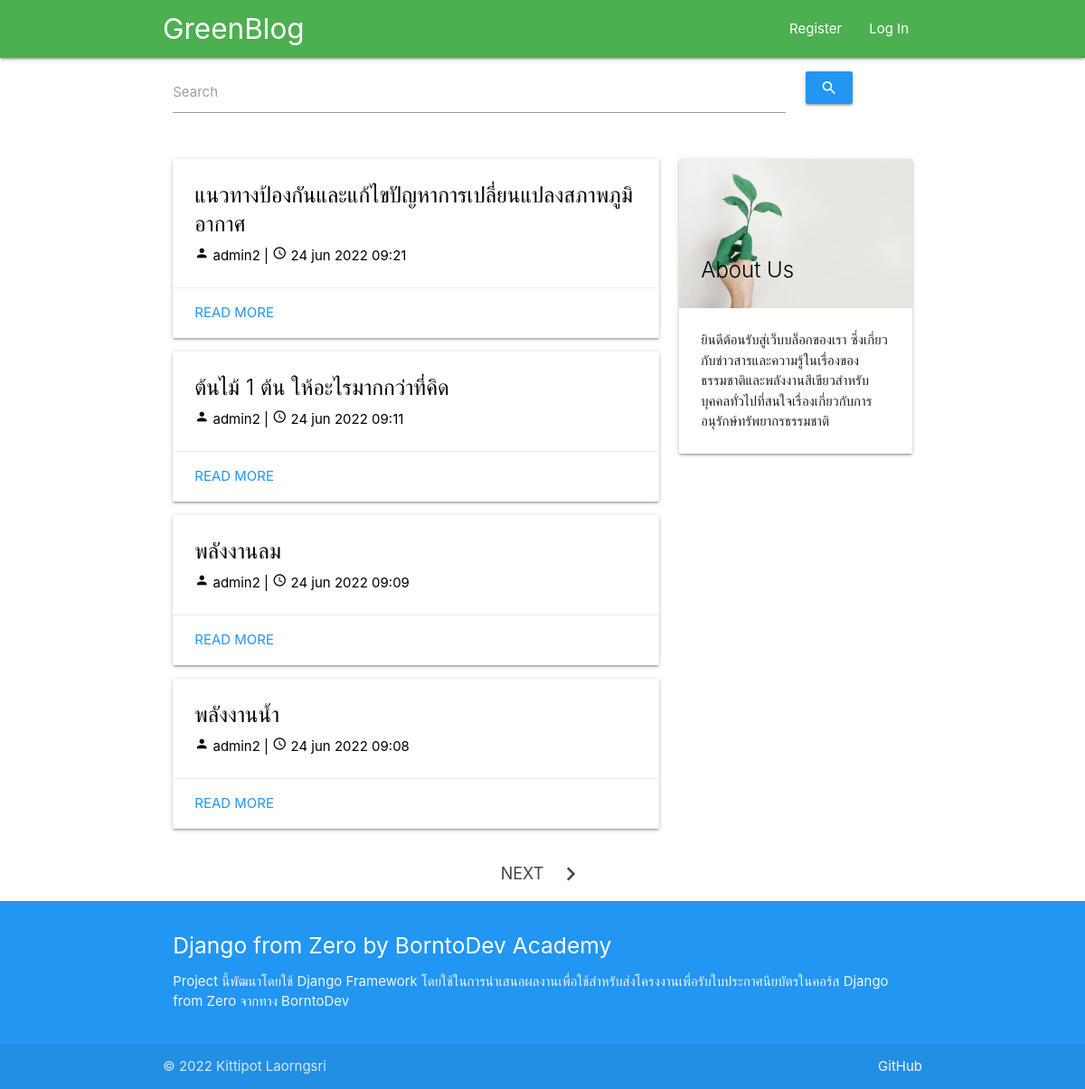
Before: / with the older database file.
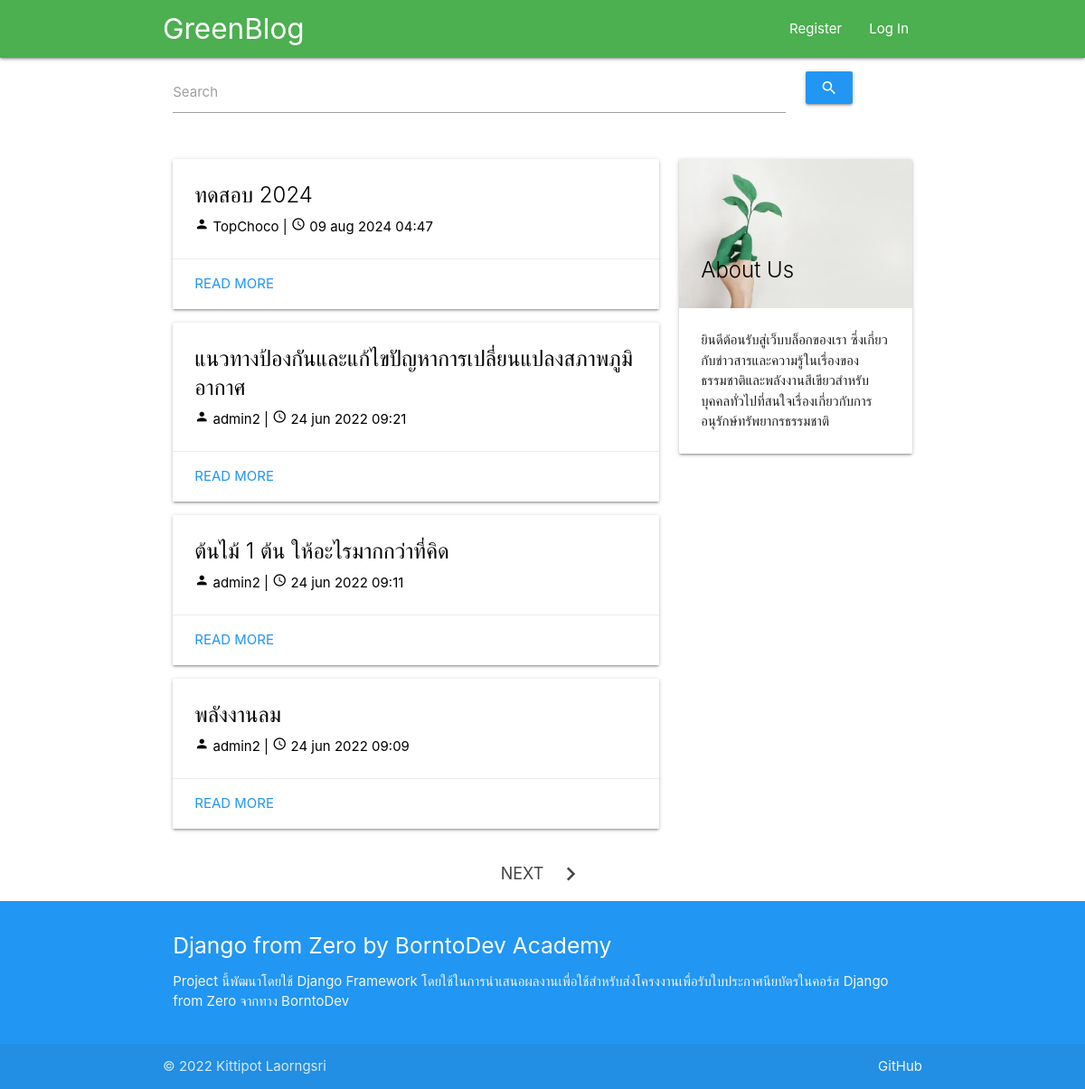
After: the same page with the newer database file.
### main/models.py (models this page shows, shortened)
class ListTweet(models.Model):
    title = models.CharField(max_length=255,null=False)
    content = RichTextField(blank=True,null=True)
    user = models.ForeignKey(User, on_delete=models.CASCADE, null=True)
    status = models.BooleanField(default=True)
    create_date = models.DateTimeField(auto_now=False, null=True)
    updated_date = models.DateTimeField(auto_now=True,null=False)

### main/views.py (the view)
# urls.py: path('', views.index, name='index'),
def index(request):
    mydb = ListTweet.objects.filter(status=True).order_by('-id')
    paginator = Paginator(mydb, 4)
    page = request.GET.get('page')
    try:
        post_list = paginator.page(page)
    except PageNotAnInteger:
        post_list = paginator.page(1)
    except EmptyPage:
        post_list = paginator.page(paginator.num_pages)
    search_txt = request.GET.get('search','')
    if search_txt:
        post_list = mydb.filter(title__contains=search_txt)
    context={
        'db':post_list,
        'title':"GreenBlog"
    }
    return render(request, "index.html",context=context)

### main/templates/index.html (shortened to what this page needs)
{% extends 'base.html' %}
{% block content %}
    <div class='row s12'>
      <form method="GET" action="{% url 'index' %}">
        <div class="input-field col s10">
          <input id="search" name='search' type="text">
          <label for="search">Search</label>
        </div>
        <div class='input-field col s2'>
          <button class="waves-light blue btn" type="submit"><i class="material-icons">search</i></button>
        </div>
      </form>
    </div>
  <div class="row">
    <div class="col l8">
      {% for o in db %}
        <div class="card">
          <div class="card-content black-text">
            <span class="card-title">{{o.title}}</span>
            <p><i class="material-icons text-size">person</i> {{o.user}} | <i class="material-icons text-size">access_time</i> {{o.create_date|date:"d b Y H:i"}}</p>
          </div>
          <div class="card-action">
            <a class="blue-text" href="{% url 'each_a_page' news_id=o.id %}">Read More</a>
          </div>
        </div>
        {% empty %}
        <p class='center'>Not Found!</p>
      {% endfor %}
    </div>
    <div class="col l4">
      <div class="card">
        <div class="card-image">
          <img src="static/greenblog.jpg">
          <span class="card-title black-text">About Us</span>
        </div>
        <div class="card-content">
          <p>ยินดีต้อนรับสู่เว็บบล็อกของเรา ซึ่งเกี่ยวกับข่าวสารและความรู้ในเรื่องของธรรมชาติและพลังงานสีเขียวสำหรับบุคคลทั่วไปที่สนใจเรื่องเกี่ยวกับการอนุรักษ์ทรัพยากรธรรมชาติ</p>
        </div>
      </div>
    </div>
  </div>
  {% if db.has_other_pages %}
    <ul class="pagination center">
      {% if db.has_next %}
      <li><a href="?page={{ db.next_page_number }}" class="waves-effect"><i class="material-icons right">chevron_right</i>NEXT</a></li>
    {% endif %}
    </ul>
  {% endif %}
{% endblock %}

Changed rows visible on the page:
no longer on this page (row unchanged): ListTweet: title "พลังงานน้ำ", user "admin2", create_date "24 jun 2022 09:08"
added ListTweet: title "ทดสอบ 2024", user "TopChoco", create_date "09 aug 2024 04:47"
